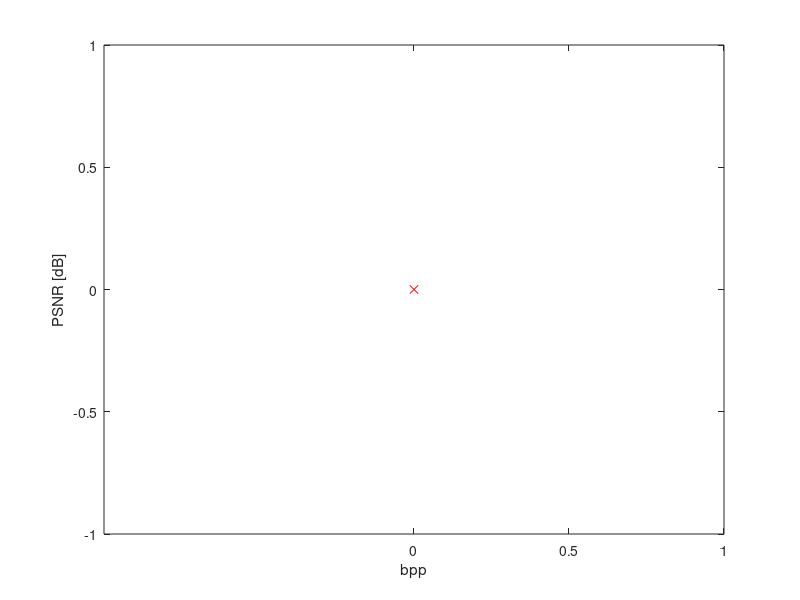

MATLAB code for this plot:
clear
clc
close

% qScale = 0.07;
scales = 0.2;
% scales = [0.07, 0.2, 0.4, 0.8, 1.0, 1.5, 2, 3, 4, 4.5]; %    % Problem: 0.2 and i == 9
EoB = 4000;

directory = fullfile('../../sequences', 'foreman20_40_RGB');
path(path, directory)
frames = dir(fullfile(directory,'*.bmp'));

psnr = zeros(length(frames), 1);
rate = zeros(length(frames), 1);

final_rate = zeros(size(scales, 2), 1);
final_psnr = zeros(size(scales, 2), 1);

still_im_rate = zeros(size(scales, 2), 1);
still_im_psnr = zeros(size(scales, 2), 1);

for s = 1:numel(scales)
    qScale = scales(s);
    for i = 1:length(frames)
        im = double(imread(fullfile(directory, frames(i).name)));
        im1 = ictRGB2YCbCr(im);
        if i == 1     % Encode and decode the 1st frame

            [PSNR, BPP, ref_im_RGB, BinCodeImg, CodelengthsImg, BinaryTreeImg, k_small] = dctScript(im, qScale, EoB);
            psnr(i) = PSNR;
            rate(i) = BPP;
            still_im_rate(s) = BPP;
            still_im_psnr(s) = PSNR; %PSNR;
            ref_im = ictRGB2YCbCr(ref_im_RGB);
            continue;
        end
        mv_indices = SSD(ref_im(:,:,1), im1(:,:,1));
        rec_im= SSD_rec(ref_im, mv_indices);
        err_im = im1-rec_im;   
    
        [PSNR, BPP, dec_err_im, BinCode, Codelengths, BinaryTree] = dctVidScript(err_im, qScale, EoB, BinCodeImg, CodelengthsImg, BinaryTreeImg);
        
        bpp2 = (numel(bytestream2)*8) / (numel(im)/3);
        rate(i) = BPP + bpp2;

        ref_im = dec_err_im + rec_im;
        img_rec = ictYCbCr2RGB(ref_im);
        
        psnr(i) = PSNR;
    end

    final_rate(s) = mean(rate);
    final_psnr(s) = mean(psnr);
    fprintf('Final Results: \n');
    fprintf('QP: %.1f bit-rate: %.3f bits/pixel PSNR: %.2fdB\n', qScale, final_rate(s), final_psnr(s))
    
end


plot(final_rate, final_psnr, 'bx-')
xlabel("bpp");
ylabel('PSNR [dB]');

hold on;
plot(still_im_rate, still_im_psnr, 'rx-')
set(gca,'XTick', 0:0.5:6);
